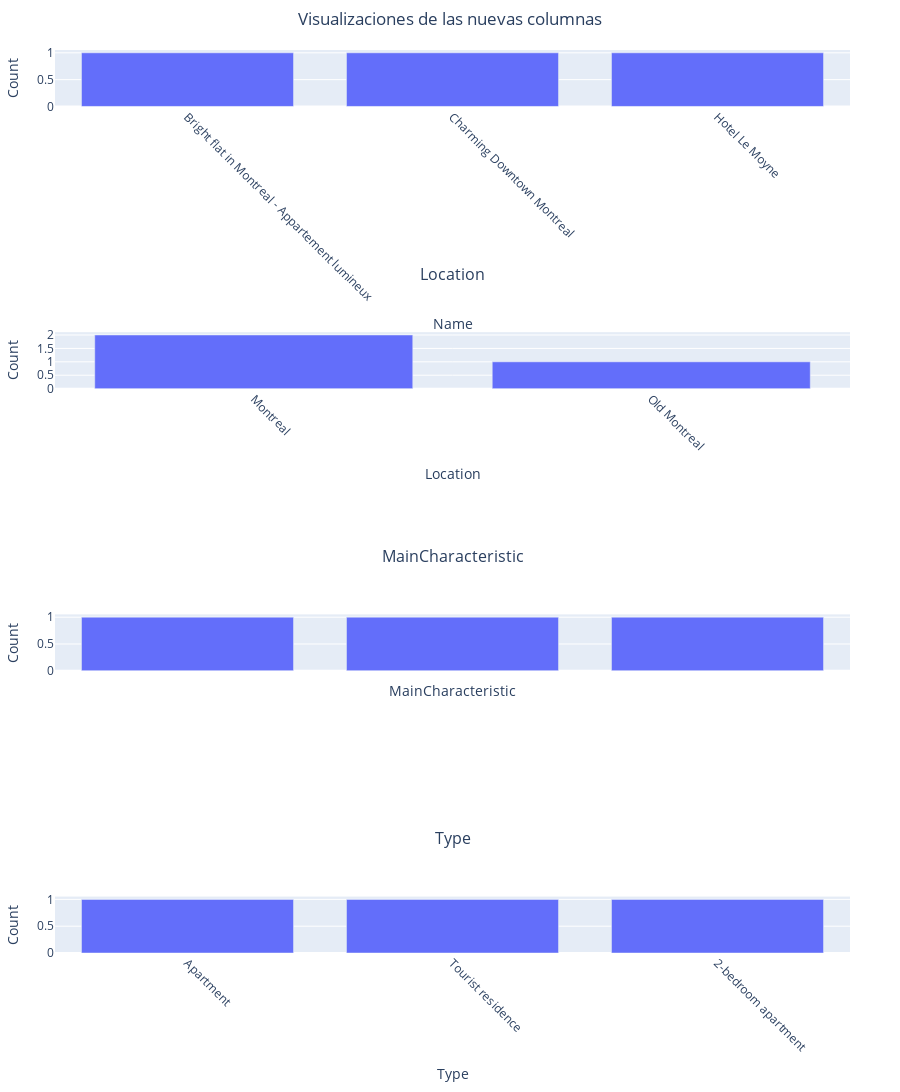

The notebook cell this image was saved under:
### Code cell
import pandas as pd
import plotly.graph_objs as go
from plotly.subplots import make_subplots
import plotly.express as px
import ast
import json


def string_to_list(x):
    if isinstance(x, str):
        try:
            return ast.literal_eval(x)
        except:
            return x
    return x


def count_list_elements(series):
    counter = {}
    for item in series:
        if isinstance(item, list):
            for element in item:
                if isinstance(element, dict):
                    element = json.dumps(element, sort_keys=True)
                counter[element] = counter.get(element, 0) + 1
        else:
            if isinstance(item, dict):
                item = json.dumps(item, sort_keys=True)
            counter[item] = counter.get(item, 0) + 1
    return pd.Series(counter)


def create_plot(df, column):
    series = df[column].apply(string_to_list)
    if series.dtype == "O":
        if series.apply(lambda x: isinstance(x, list)).any():
            series = series.apply(lambda x: x if isinstance(x, list) else [x])
            flat_list = [item for sublist in series for item in sublist]
            counts = pd.Series(flat_list).value_counts()
        else:
            counts = series.value_counts()
        fig = px.bar(
            counts,
            x=counts.index,
            y=counts.values,
            labels={"y": "count", "index": column},
        )
    elif series.dtype in ["int64", "float64"]:
        fig = px.histogram(series, x=column)
    else:
        print(f"Tipo de datos no soportado para la columna {column}")
        return None
    return fig


new_columns = [
    col
    for col in data.columns
    if col
    not in [
        "listing_id",
        "name",
        "description",
        "text",
        "gpt_response",
        "llama_response",
    ]
]

# Ajustes para mejorar la disposición
altura_base_por_subplot = 500  # Aumentado aún más para dar espacio adicional
altura_total = altura_base_por_subplot * len(new_columns)
espaciado_vertical = 0.25  # Aumentado para mayor separación entre subplots

fig = make_subplots(
    rows=len(new_columns),
    cols=1,
    subplot_titles=new_columns,
    vertical_spacing=espaciado_vertical,
)

for i, column in enumerate(new_columns, start=1):
    subplot = create_plot(data, column)
    if subplot:
        for trace in subplot.data:
            fig.add_trace(trace, row=i, col=1)

        # Actualizar el diseño de cada subplot individualmente
        fig.update_xaxes(
            title_text=column, row=i, col=1, tickangle=45
        )  # Rotar etiquetas 45 grados
        fig.update_yaxes(title_text="Count", row=i, col=1)

        # Ajuste especial para columnas con etiquetas largas (como "3goodthings")
        if (
            "3goodthings" in column or len(column) > 15
        ):  # Ajusta este valor según sea necesario
            fig.update_xaxes(
                tickmode="array", tickvals=[], ticktext=[], row=i, col=1
            )  # Ocultar etiquetas del eje X
            fig.update_annotations(
                text=column, row=i, col=1, x=0.5, y=-0.15, xref="paper", yref="paper"
            )  # Mover título del eje X hacia abajo

# Actualizar el diseño global
fig.update_layout(
    height=altura_total,
    title_text="Visualizaciones de las nuevas columnas",
    showlegend=False,
    title_x=0.5,  # Centrar el título principal
    margin=dict(t=50, b=100, l=50, r=50),  # Aumentar el margen inferior
)

# Ajustar la posición de los títulos de los subplots
for i in fig["layout"]["annotations"]:
    i["y"] = i["y"] + 0.05  # Mover los títulos de los subplots más hacia arriba

# Mostrar la figura
fig.show()

### Figure 1 — Plotly figure (JSON) as saved in the notebook; plotly's stock layout.template omitted (floating-point values rounded to 4 significant figures)
{"data": [{"alignmentgroup": "True", "hovertemplate": "Name=%{x}<br>count=%{y}<extra></extra>", "legendgroup": "", "marker": {"color": "#636efa", "pattern": {"shape": ""}}, "name": "", "offsetgroup": "", "orientation": "v", "showlegend": false, "textposition": "auto", "type": "bar", "x": ["Bright flat in Montreal - Appartement lumineux", "Charming Downtown Montreal", "Hotel Le Moyne"], "xaxis": "x", "y": [1, 1, 1], "yaxis": "y"}, {"alignmentgroup": "True", "hovertemplate": "Location=%{x}<br>count=%{y}<extra></extra>", "legendgroup": "", "marker": {"color": "#636efa", "pattern": {"shape": ""}}, "name": "", "offsetgroup": "", "orientation": "v", "showlegend": false, "textposition": "auto", "type": "bar", "x": ["Montreal", "Old Montreal"], "xaxis": "x2", "y": [2, 1], "yaxis": "y2"}, {"alignmentgroup": "True", "hovertemplate": "MainCharacteristic=%{x}<br>count=%{y}<extra></extra>", "legendgroup": "", "marker": {"color": "#636efa", "pattern": {"shape": ""}}, "name": "", "offsetgroup": "", "orientation": "v", "showlegend": false, "textposition": "auto", "type": "bar", "x": ["Bright 2 bedroom flat in a friendly and authentic neighborhood", "Completely renovated apartments in a private mansion from 1870", "Breathtaking views of historical charm"], "xaxis": "x3", "y": [1, 1, 1], "yaxis": "y3"}, {"alignmentgroup": "True", "hovertemplate": "Type=%{x}<br>count=%{y}<extra></extra>", "legendgroup": "", "marker": {"color": "#636efa", "pattern": {"shape": ""}}, "name": "", "offsetgroup": "", "orientation": "v", "showlegend": false, "textposition": "auto", "type": "bar", "x": ["Apartment", "Tourist residence", "2-bedroom apartment"], "xaxis": "x4", "y": [1, 1, 1], "yaxis": "y4"}], "layout": {"annotations": [{"font": {"size": 16}, "showarrow": false, "text": "Name", "x": 0.5, "xanchor": "center", "xref": "paper", "y": 1.05, "yanchor": "bottom", "yref": "paper"}, {"font": {"size": 16}, "showarrow": false, "text": "Location", "x": 0.5, "xanchor": "center", "xref": "paper", "y": 0.7375, "yanchor": "bottom", "yref": "paper"}, {"font": {"size": 16}, "showarrow": false, "text": "MainCharacteristic", "x": 0.5, "xanchor": "center", "xref": "paper", "y": 0.425, "yanchor": "bottom", "yref": "paper"}, {"font": {"size": 16}, "showarrow": false, "text": "Type", "x": 0.5, "xanchor": "center", "xref": "paper", "y": 0.1125, "yanchor": "bottom", "yref": "paper"}], "height": 2000, "margin": {"b": 100, "l": 50, "r": 50, "t": 50}, "showlegend": false, "title": {"text": "Visualizaciones de las nuevas columnas", "x": 0.5}, "xaxis": {"anchor": "y", "domain": [0, 1], "tickangle": 45, "title": {"text": "Name"}}, "xaxis2": {"anchor": "y2", "domain": [0, 1], "tickangle": 45, "title": {"text": "Location"}}, "xaxis3": {"anchor": "y3", "domain": [0, 1], "tickangle": 45, "tickmode": "array", "ticktext": [], "tickvals": [], "title": {"text": "MainCharacteristic"}}, "xaxis4": {"anchor": "y4", "domain": [0, 1], "tickangle": 45, "title": {"text": "Type"}}, "yaxis": {"anchor": "x", "domain": [0.9375, 1], "title": {"text": "Count"}}, "yaxis2": {"anchor": "x2", "domain": [0.625, 0.6875], "title": {"text": "Count"}}, "yaxis3": {"anchor": "x3", "domain": [0.3125, 0.375], "title": {"text": "Count"}}, "yaxis4": {"anchor": "x4", "domain": [0, 0.0625], "title": {"text": "Count"}}}}
